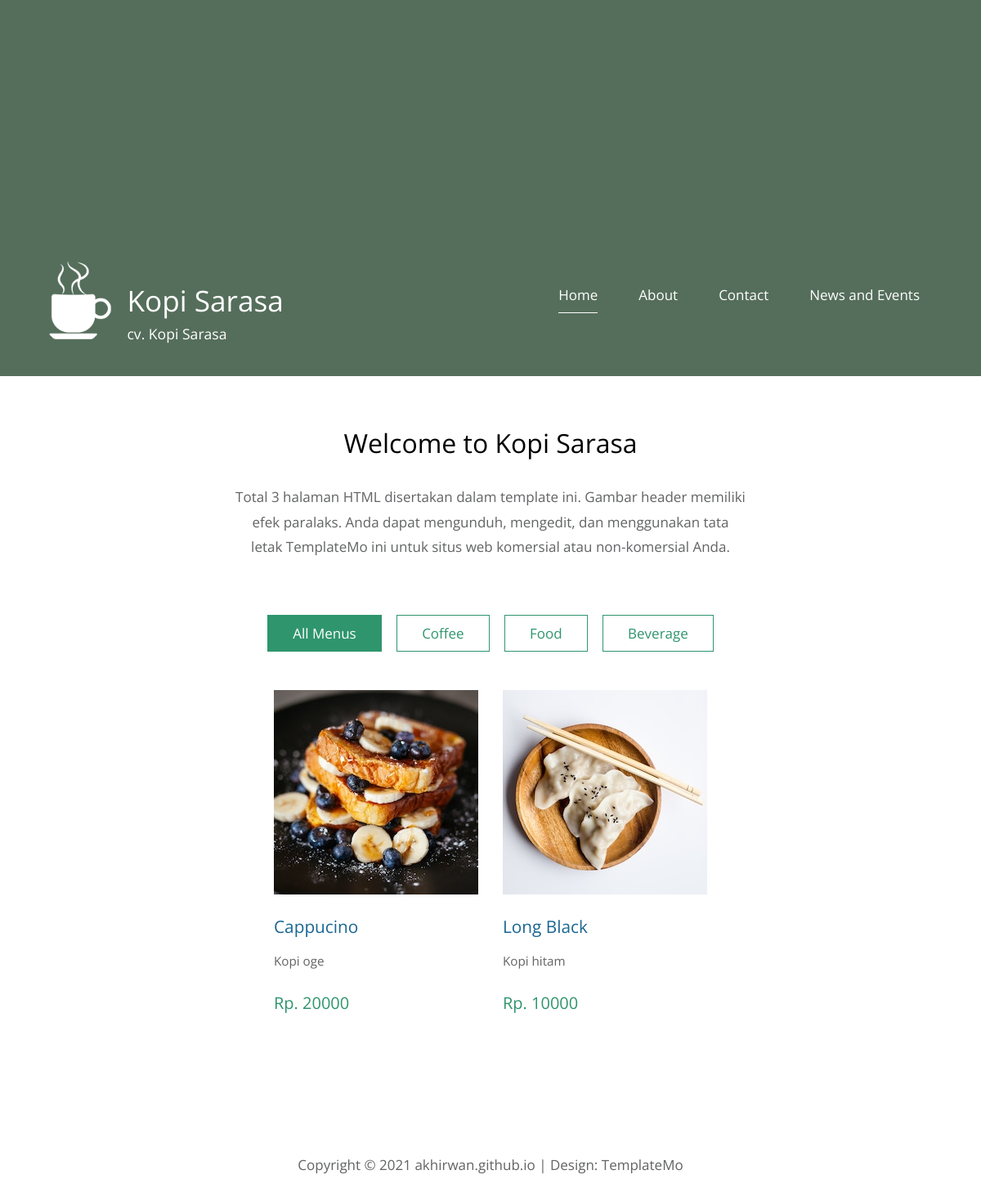
Screenshot of /home/4 with the database file from the repository.
### tables this page shows
CREATE TABLE `config_info` (
  `app_name` varchar(255) NOT NULL,
  `company` varchar(255) NOT NULL,
  `logo` varchar(255) NOT NULL,
  `phone1` varchar(20) NOT NULL,
  `phone2` varchar(20) NOT NULL,
  `address` varchar(255) NOT NULL,
  `email` varchar(50) NOT NULL,
  `link_fb` varchar(100) NOT NULL,
  `link_ig` varchar(100) NOT NULL,
  `link_tw` varchar(100) NOT NULL,
  `link_yt` varchar(100) NOT NULL,
  `map` varchar(500) NOT NULL
);

CREATE TABLE `quotes` (
  `id` int(11) NOT NULL,
  `paging` varchar(20) NOT NULL,
  `quote` text NOT NULL,
  `is_active` tinyint(1) NOT NULL DEFAULT 0
);

CREATE TABLE `categories` (
  `id` int(11) NOT NULL,
  `name` varchar(50) NOT NULL,
  `description` varchar(255) NOT NULL,
  `created_at` int(20) NOT NULL,
  `modified_at` int(20) NOT NULL,
  `created_by` varchar(50) NOT NULL,
  `modified_by` varchar(50) NOT NULL,
  `is_active` tinyint(1) NOT NULL DEFAULT 0
);

CREATE TABLE `items` (
  `id` int(11) NOT NULL,
  `code` varchar(50) NOT NULL,
  `name` varchar(255) NOT NULL,
  `description` text NOT NULL,
  `picture` varchar(255) NOT NULL,
  `price` int(20) NOT NULL,
  `category` int(11) NOT NULL,
  `created_at` int(20) NOT NULL,
  `modified_at` int(11) NOT NULL,
  `created_by` varchar(50) NOT NULL,
  `modified_by` varchar(50) NOT NULL,
  `is_active` tinyint(1) NOT NULL DEFAULT 0
);

### application/controllers/Home.php (called while the page is built, shortened)
<?php defined('BASEPATH') OR exit('No direct script access allowed');
class Home extends CI_Controller {
	function __construct(){
		$this->load->model('Model_app');
	}
	public function Home($id)	{
		$data['config']	= $this->Model_app->get_data('config_info')->row();
		$data['title'] = 'Home';
		$data['meta_keyword'] = $data['config']->app_name;
		$data['meta_description'] = $data['config']->company;
		$data['active_home'] = 'active';
		$data['quotes'] = $this->db->query("SELECT * FROM quotes WHERE paging = 'home' AND is_active = 1")->result();
		$data['categories'] = $this->Model_app->edit_data(['is_active' => 1], 'categories')->result();
		$data['items'] = $this->Model_app->order_data(['is_active' => 1, 'category' => $id], 'id', 'DESC', 'items')->result();
		$data['headlines'] = $this->Model_app->order_data(['is_published' => 1, 'display' => 1], 'id', 'DESC', 'articles')->result();
		$this->load->view('template/header', $data);
		$this->load->view('public/home', $data);
		$this->load->view('template/footer', $data);
	}
}

### index.php (called while the page is built, shortened)
<?php
require_once BASEPATH.'core/CodeIgniter.php';

### application/models/Model_app.php (called while the page is built, shortened)
<?php
class Model_app extends CI_Model{
	function order_data($where, $orderBy, $order, $table){
		$this->db->order_by($orderBy, $order);
		return $this->db->get_where($table, $where);
	}
	function get_data($table){
		return $this->db->get($table);
	}
	function edit_data($where, $table){
		return $this->db->get_where($table, $where);
	}
}
?>

### application/views/public/home.php (the view, shortened to what this page needs)
<?php $quo = (isset($quotes[0]->quote)) ? $quotes[0]->quote : ' '; $page = explode('/',$_SERVER['REQUEST_URI']);?>
<main>
    <header class="row tm-welcome-section">
        <h2 class="col-12 text-center tm-section-title">Welcome to <?php echo $config->app_name ?></h2>
        <p class="col-12 text-center"><?php echo $quo; ?></p>
    </header>
    <div class="tm-paging-links">
        <nav>
            <ul>
                <li class="tm-paging-item">
                    <a href="<?php echo base_url();?>" class="tm-paging-link <?php if(count($page) < 4) echo 'active';?>">All Menus</a>
                </li>
                <?php foreach($categories as $cat){ ?>
                    <li class="tm-paging-item">
                        <a href="<?php echo base_url().'home/'.$cat->id;?>" class="tm-paging-link <?php if($page[3] == $cat->id) echo 'active';?>">
                            <?php echo $cat->name;?>
                        </a>
                    </li>
                <?php } ?>
            </ul>
        </nav>
    </div>
    <div class="row tm-gallery" id="gallery" tabindex="-1" style="outline: 0;">
        <div id="tm-gallery-page-pizza" class="tm-gallery-page">
            <?php foreach($items as $key => $item){?>
            <article class="col-12 tm-gallery-item">
                <figure>
                    <img src="<?php echo base_url('assets/public/img/items/'.$item->picture)?>" alt="Image" class="img-fluid tm-gallery-img" />
                    <figcaption>
                        <h4 class="tm-gallery-title"><?php echo $item->name;?></h4>
                        <p class="tm-gallery-description"><?php echo $item->description;?></p>
                        <p class="tm-gallery-price">Rp. <?php echo $item->price;?></p>
                    </figcaption>
                </figure>
            </article>
            <?php } ?>
        </div>
    </div>
</main>

### application/views/template/header.php (shortened to what this page needs)
<!DOCTYPE html>
<html>
<head>
    <link href="<?php echo base_url('assets/public/css/all.min.css')?>" rel="stylesheet" />
	<link href="<?php echo base_url('assets/public/css/templatemo-style.css')?>" rel="stylesheet" />
</head>
<body>
	<div class="container">
		<div class="placeholder">
			<div class="parallax-window" data-parallax="scroll" data-image-src="<?php echo base_url('assets/public/img/simple-house-01.jpg')?>">
				<div class="tm-header">
					<div class="row tm-header-inner">
						<div class="col-md-6 col-12">
							<img src="<?php echo base_url().'assets/public/img/logo/'.$config->logo; ?>" width="96" alt="Logo" class="tm-site-logo" />
							<div class="tm-site-text-box">
								<h1 class="tm-site-title"><?php echo $config->app_name ?></h1>
								<h6 class="tm-site-description"><?php echo $config->company ?></h6>
							</div>
						</div>
						<nav class="col-md-6 col-12 tm-nav">
							<ul class="tm-nav-ul">
								<li class="tm-nav-li"><a href="<?php echo base_url();?>" class="tm-nav-link <?php if(isset($active_home)){echo $active_home ;}?>">Home</a></li>
								<li class="tm-nav-li"><a href="<?php echo base_url().'about';?>" class="tm-nav-link <?php if(isset($active_about)){echo $active_about ;}?>">About</a></li>
								<li class="tm-nav-li"><a href="<?php echo base_url().'contact';?>" class="tm-nav-link <?php if(isset($active_contact)){echo $active_contact ;}?>">Contact</a></li>
								<li class="tm-nav-li"><a href="<?php echo base_url().'news';?>" class="tm-nav-link <?php if(isset($active_news)){echo $active_news ;}?>">News and Events</a></li>
							</ul>
						</nav>
					</div>
				</div>
			</div>
		</div>

### assets/public/css/templatemo-style.css (style rules this page uses)
ul, nav, body, h1, h2, h4, h6, p, figure { margin: 0; padding: 0; }
a, button { transition: all 0.3s ease; }
html { box-sizing: border-box; -ms-overflow-style: scrollbar; }
*, *::before, *::after { box-sizing: inherit; }
.container { width: 100%; max-width: 1200px; margin-right: auto; margin-left: auto; }
.row { display: -ms-flexbox; display: flex; -ms-flex-wrap: wrap; flex-wrap: wrap; margin-left: -15px; margin-right: -15px; }
.col-lg-3, .col-lg-4, .col-lg-6, .col-md-4, .col-md-6, .col-sm-6, .col-12 { position: relative; width: 100%; padding-right: 15px; padding-left: 15px; }
.col-12 { -ms-flex: 0 0 100%; flex: 0 0 100%; max-width: 100%; }
@media (min-width: 768px) { .col-md-6 { -ms-flex: 0 0 50%; flex: 0 0 50%; max-width: 50%; } }
.text-center { text-align: center; }
.img-fluid { max-width: 100%; height: auto; }
body { font-family: 'Open Sans', Arial, sans-serif; font-size: 17px; background-color: #ccc; overflow-x: hidden; }
.container { background-color: white; }
p, address { color: #626364; line-height: 1.8; }
.placeholder { width: 100%; min-height: 460px; background-color: #556E5B; }
.parallax-window { min-height: 460px; background: transparent; position: relative; }
.tm-header { position: absolute; bottom: 0; left: 0; width: 100%; color: white; z-index: 1000; }
.tm-header-inner { padding: 40px 50px; }
.tm-site-logo { display: inline-block; margin-right: 5px; }
.tm-site-text-box { display: inline-block; }
.tm-site-title { font-size: 2.2rem; font-weight: 400; margin-bottom: 5px; }
.tm-site-description { font-size: 1.1rem; font-weight: 400; }
.tm-nav { text-align: right; margin-top: 30px; }
.tm-nav-ul { display: flex; justify-content: flex-end; }
.tm-nav-li { list-style: none; display: block; margin-bottom: 0; padding-right: 25px; padding-left: 25px; }
.tm-nav-link { color: white; text-decoration: none; padding-bottom: 10px; }
.tm-nav-link.active, .tm-nav-link:hover { border-bottom: 1px solid white; }
.tm-welcome-section { margin: 60px auto; max-width: 655px; }
.tm-section-title { font-size: 2rem; font-weight: 400; margin-bottom: 30px; }
.tm-gallery { margin-bottom: 80px; }
.tm-gallery-page { max-width: 280px; margin-left: auto; margin-right: auto; display: -ms-flexbox; display: flex; -ms-flex-wrap: wrap; flex-wrap: wrap; }
.tm-gallery-description { font-size: 0.95rem; }
@media (min-width: 576px) { .tm-gallery-page { max-width: 560px; } }
@media (min-width: 768px) { .tm-gallery-page, .tm-section, .tm-container-inner, .tm-container-inner-2 { max-width: 840px; } }
@media (min-width: 992px) { .tm-gallery-page, .tm-section { max-width: 1120px; } }
.tm-gallery-item { max-width: 280px; }
.tm-gallery-img { margin-bottom: 20px; }
.tm-gallery-title { font-size: 1.3rem; font-weight: 400; color: #1A6692; margin-bottom: 15px; }
.tm-gallery-description { margin-bottom: 20px; }
.tm-gallery-price { font-size: 1.25rem; color: #2F956D; margin-bottom: 60px; }
.tm-paging-links { text-align: center; margin-bottom: 40px; }
.tm-paging-item { list-style: none; display: inline-block; border: 1px solid #2F956D; margin: 7px; }
.tm-paging-link { padding: 10px 30px; display: flex; align-items: center; justify-content: center; text-decoration: none; color: #2F956D; background-color: transparent; }
.tm-paging-link.active, .tm-paging-link:hover { background-color: #2F956D; color: white; }

### rows the page displays
config_info: logo (picture), app_name "Kopi Sarasa", company "cv. Kopi Sarasa"
quotes: quote "Total 3 halaman HTML disertakan dalam template ini. Gambar header memiliki efek paralaks. Anda dapat mengunduh, mengedit, dan menggunakan tata letak TemplateMo ini untuk situs web komersial atau non-komersial Anda."
categories: name "Coffee"
categories: name "Food"
categories: name "Beverage"
items: picture (picture), name "Cappucino", description "Kopi oge", price "20000"
items: picture (picture), name "Long Black", description "Kopi hitam", price "10000"
